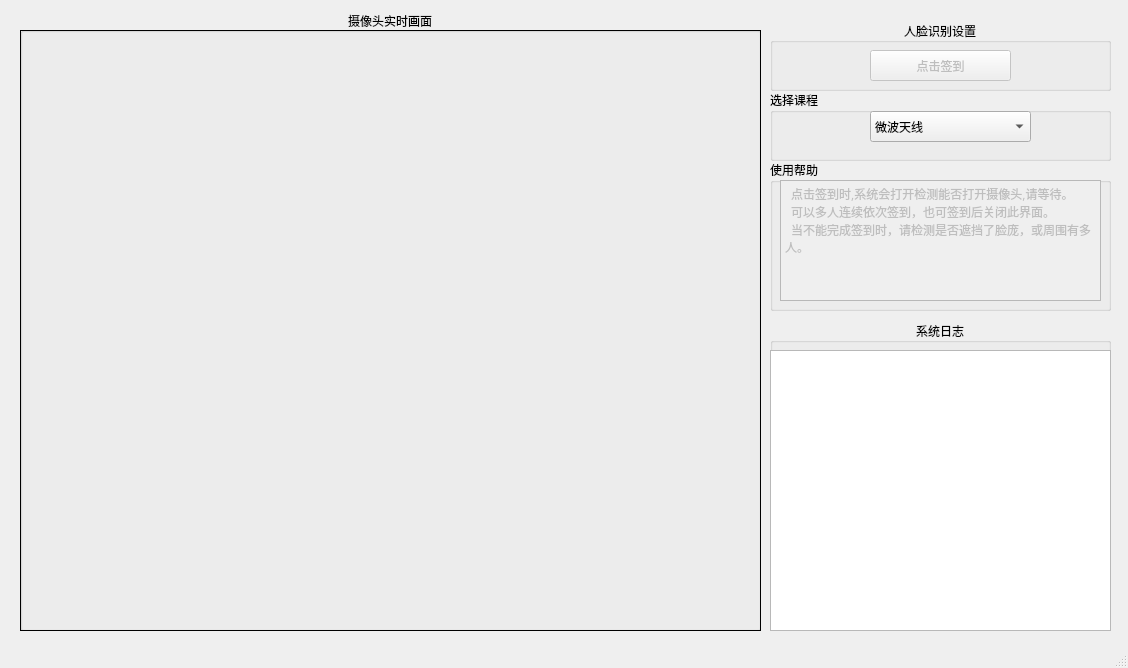
<?xml version="1.0" encoding="UTF-8"?>
<ui version="4.0">
 <class>CoreUI</class>
 <widget class="QMainWindow" name="CoreUI">
  <property name="geometry">
   <rect>
    <x>0</x>
    <y>0</y>
    <width>1128</width>
    <height>668</height>
   </rect>
  </property>
  <property name="font">
   <font>
    <family>方正启体简体</family>
   </font>
  </property>
  <property name="windowTitle">
   <string>OpenCV Face Recognition System - Core</string>
  </property>
  <widget class="QWidget" name="centralwidget">
   <widget class="QGroupBox" name="faceRecognizerSettingsLogGroupBox">
    <property name="geometry">
     <rect>
      <x>770</x>
      <y>20</y>
      <width>341</width>
      <height>71</height>
     </rect>
    </property>
    <property name="title">
     <string>人脸识别设置</string>
    </property>
    <property name="alignment">
     <set>Qt::AlignCenter</set>
    </property>
    <widget class="QPushButton" name="signButton">
     <property name="enabled">
      <bool>false</bool>
     </property>
     <property name="geometry">
      <rect>
       <x>100</x>
       <y>30</y>
       <width>141</width>
       <height>31</height>
      </rect>
     </property>
     <property name="text">
      <string>点击签到</string>
     </property>
    </widget>
   </widget>
   <widget class="QGroupBox" name="logGroupBox">
    <property name="geometry">
     <rect>
      <x>770</x>
      <y>320</y>
      <width>341</width>
      <height>311</height>
     </rect>
    </property>
    <property name="title">
     <string>系统日志</string>
    </property>
    <property name="alignment">
     <set>Qt::AlignCenter</set>
    </property>
    <widget class="QTextEdit" name="logTextEdit">
     <property name="geometry">
      <rect>
       <x>0</x>
       <y>30</y>
       <width>341</width>
       <height>281</height>
      </rect>
     </property>
    </widget>
   </widget>
   <widget class="QGroupBox" name="realTimeCaptureGroupBox">
    <property name="geometry">
     <rect>
      <x>20</x>
      <y>10</y>
      <width>741</width>
      <height>621</height>
     </rect>
    </property>
    <property name="title">
     <string>摄像头实时画面</string>
    </property>
    <property name="alignment">
     <set>Qt::AlignCenter</set>
    </property>
    <property name="flat">
     <bool>false</bool>
    </property>
    <widget class="QLabel" name="realTimeCaptureLabel">
     <property name="geometry">
      <rect>
       <x>0</x>
       <y>20</y>
       <width>741</width>
       <height>601</height>
      </rect>
     </property>
     <property name="frameShape">
      <enum>QFrame::Box</enum>
     </property>
     <property name="text">
      <string/>
     </property>
     <property name="alignment">
      <set>Qt::AlignCenter</set>
     </property>
    </widget>
   </widget>
   <widget class="QGroupBox" name="groupBox">
    <property name="geometry">
     <rect>
      <x>770</x>
      <y>160</y>
      <width>341</width>
      <height>151</height>
     </rect>
    </property>
    <property name="title">
     <string>使用帮助</string>
    </property>
    <widget class="QPlainTextEdit" name="plainTextEdit">
     <property name="enabled">
      <bool>false</bool>
     </property>
     <property name="geometry">
      <rect>
       <x>10</x>
       <y>20</y>
       <width>321</width>
       <height>121</height>
      </rect>
     </property>
     <property name="sizePolicy">
      <sizepolicy hsizetype="Fixed" vsizetype="Fixed">
       <horstretch>0</horstretch>
       <verstretch>0</verstretch>
      </sizepolicy>
     </property>
     <property name="font">
      <font>
       <pointsize>9</pointsize>
      </font>
     </property>
     <property name="plainText">
      <string>  点击签到时,系统会打开检测能否打开摄像头,请等待。
  可以多人连续依次签到，也可签到后关闭此界面。
  当不能完成签到时，请检测是否遮挡了脸庞，或周围有多人。</string>
     </property>
    </widget>
   </widget>
   <widget class="QGroupBox" name="groupBox_2">
    <property name="geometry">
     <rect>
      <x>770</x>
      <y>90</y>
      <width>341</width>
      <height>71</height>
     </rect>
    </property>
    <property name="title">
     <string>选择课程</string>
    </property>
    <widget class="QComboBox" name="comboBox">
     <property name="geometry">
      <rect>
       <x>100</x>
       <y>21</y>
       <width>161</width>
       <height>31</height>
      </rect>
     </property>
     <item>
      <property name="text">
       <string>微波天线</string>
      </property>
     </item>
     <item>
      <property name="text">
       <string>专业外语</string>
      </property>
     </item>
     <item>
      <property name="text">
       <string>通信原理</string>
      </property>
     </item>
     <item>
      <property name="text">
       <string>移动通信</string>
      </property>
     </item>
     <item>
      <property name="text">
       <string>信号与系统</string>
      </property>
     </item>
    </widget>
   </widget>
  </widget>
  <widget class="QStatusBar" name="statusbar"/>
 </widget>
 <resources/>
 <connections/>
</ui>
